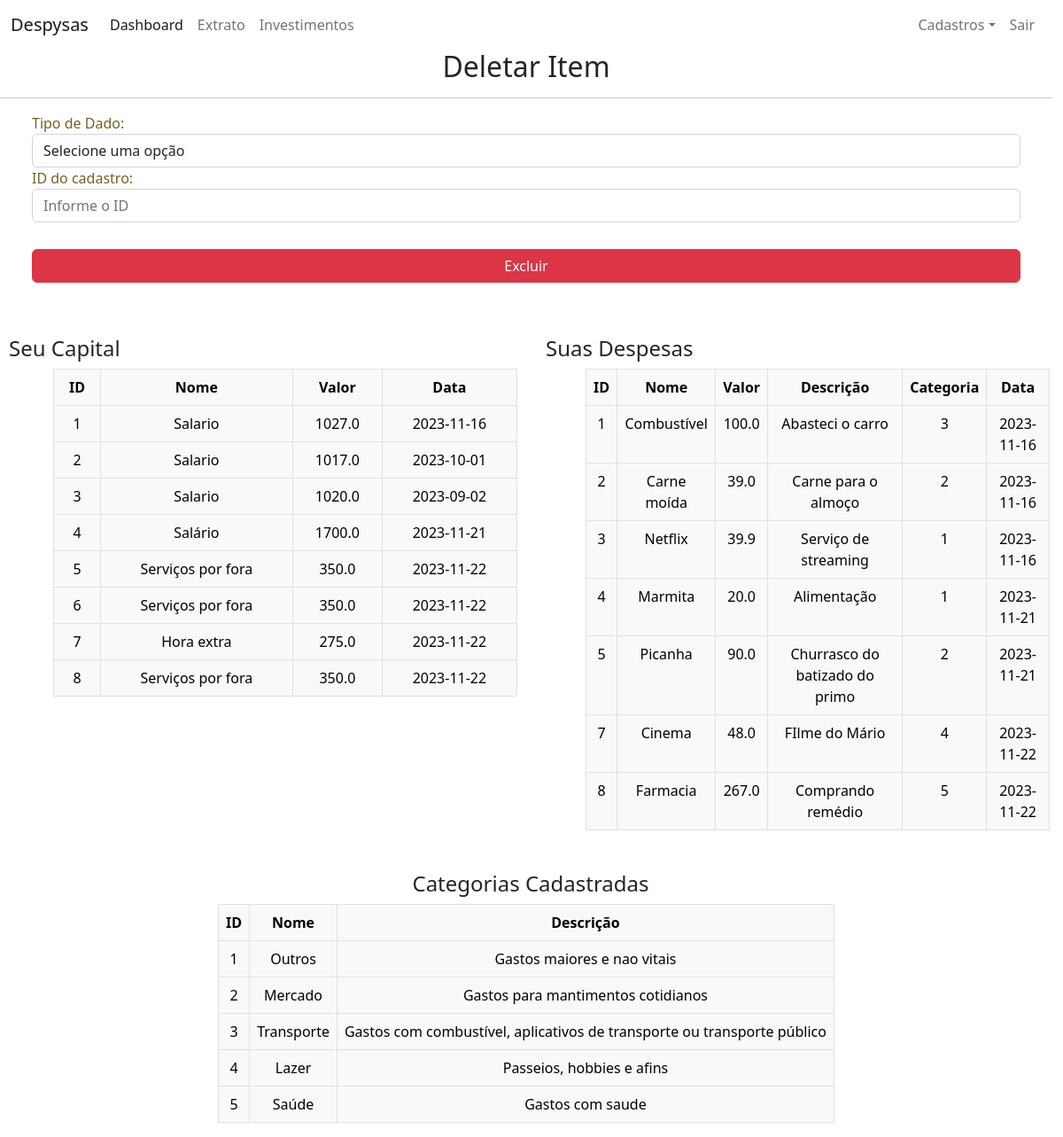
/deletar (signed in), run on the app's committed database.
### despysas/models.py (models this page shows)
class Capitais(db.Model):
    id = db.Column(db.Integer, primary_key=True)
    nome = db.Column(db.String(length=30), nullable=False)
    valor = db.Column(db.Float, nullable=False)
    data = db.Column(db.Date, default=date.today(), nullable=True)

class Despesas(db.Model):
    id = db.Column(db.Integer, primary_key=True)
    nome = db.Column(db.String(length=30), nullable=False)
    valor = db.Column(db.Float, nullable=False)
    descricao = db.Column(db.String(length=500), nullable=False)
    categoria = db.Column(db.Integer, db.ForeignKey('categorias.id'), nullable=False)
    data = db.Column(db.Date, default=date.today(), nullable=True)

class Categorias(db.Model):
    id = db.Column(db.Integer, primary_key=True)
    nome = db.Column(db.String(length=30), nullable=False)
    descricao = db.Column(db.String(length=500), nullable=False)
    despesas = db.relationship('Despesas', backref='categoria_despesas', lazy=True)

### despysas/routes.py (the view, shortened to what this page needs)
@app.route('/deletar', methods=['GET', 'POST'])
def page_deletar():
    form = Deletar()
    form.tabela.choices = [('','Selecione uma opção'), (1,'Capitais'), (2,'Despesas'), (3,"Categorias")]
    tabela = form.tabela.data
    return render_template('deletar.html', capital=Capitais.query.all(), despesa=Despesas.query.all(), categoria=Categorias.query.all(), form=form)

### despysas/forms.py
class Deletar(FlaskForm):
    id = IntegerField(label="ID do cadastro:", validators=[DataRequired()])
    tabela = SelectField(label="Tipo de Dado:", choices=[], validators=[InputRequired(message='Por favor, selecione uma opção')])
    submit = SubmitField(label="Excluir")

### despysas/models.py (called while the page is built)
@login_manager.user_loader
def load_user(user_id):
    return Users.query.get(int(user_id))

### despysas/templates/deletar.html (shortened to what this page needs)
{% extends 'base.html' %}
{% block content %}
    <h2 style="text-align: center;">Deletar Item</h2>
    <hr>
    <div class="container">
        <form method="POST" class="form-register" style="color: #736222;">
            {{ form.tabela.label() }}
            {{ form.tabela(class="form-control")}}
            {{ form.id.label() }}
            {{ form.id(class="form-control", placeholder="Informe o ID")}}
            <div class="d-grid" style="padding-top: 30px; padding-bottom: 50px;">
                {{ form.submit(class="btn btn-md btn-danger")}}
            </div>
        </form>
    </div>
    <div class="row">
        <div class="col-sm-6">
            <h4 style="margin-left: 10px; margin-top: 10px;">Seu Capital</h4>
            <table class="table table-hover table-bordered table-light" style="max-width: 90%; text-align: center; margin-left: 60px;">
                <thead>
                    <th scope="col">ID</th>
                    <th scope="col">Nome</th>
                    <th scope="col">Valor</th>
                    <th scope="col">Data</th>
                </thead>
                <tbody>
                    {% for item in capital %}
                    <tr>
                        <td>{{item.id}}</td>
                        <td>{{item.nome}}</td>
                        <td>{{item.valor}}</td>
                        <td>{{item.data}}</td>
                    </tr>
                    {% endfor %}
                </tbody>
            </table>
        </div>
        <div class="col-sm-6">
            <h4 style="margin-left: 10px; margin-top: 10px;">Suas Despesas</h4>
            <table class="table table-hover table-bordered table-light" style="max-width: 90%; text-align: center; margin-left: 55px;">
                <thead>
                    <th scope="col">ID</th>
                    <th scope="col">Nome</th>
                    <th scope="col">Valor</th>
                    <th scope="col">Descrição</th>
                    <th scope="col">Categoria</th>
                    <th scope="col">Data</th>
                </thead>
                <tbody>
                    {% for item in despesa %}
                    <tr>
                        <td>{{item.id}}</td>
                        <td>{{item.nome}}</td>
                        <td>{{item.valor}}</td>
                        <td>{{item.descricao}}</td>
                        <td>{{item.categoria}}</td>
                        <td>{{item.data}}</td>
                    </tr>
                    {% endfor %}
                </tbody>
            </table>
        </div>
    </div>
    <div class="row" style="display: flex; justify-content: center; text-align: center;">
            <h4 style="margin-left: 10px; margin-top: 30px;">Categorias Cadastradas</h4>
            <table class="table table-hover table-bordered table-light" style="max-width: fit-content;">
                <thead>
                    <th scope="col">ID</th>
                    <th scope="col">Nome</th>
                    <th scope="col">Descrição</th>
                </thead>
                <tbody>
                    {% for item in categoria %}
                    <tr>
                        <td>{{item.id}}</td>
                        <td>{{item.nome}}</td>
                        <td>{{item.descricao}}</td>
                    </tr>
                    {% endfor %}
                </tbody>
            </table>
    </div>
{% endblock %}

### despysas/templates/base.html (style rules this page uses)
html, body { height: 100%; margin: 0; max-width: 100%; padding: 0; }
body { background-image: url("/static/background.jpg"); background: #fdc700; background: -moz-linear-gradient(top, #fff 0%, #fdc700 100%); background: -webkit-gradient(linear, left top, left bottom, color-stop(0%, #633535), color-stop(100%, #943bea)); background: -webkit-linear-gradient(top, #FAF844 10%, #DEAA3C 100%); background: -o-linear-gradient(top, #DEAA3C 0%, #fdc700 100%); background: -ms-linear-gradient(top, #554d4d 0%, #F5D14E 100%); background: linear-gradient(to bottom, #ffffff 0%, #ffffff 100%); }

### data on the page
Capitais: id "1", nome "Salario", valor "1027.0", data "2023-11-16"
Capitais: id "2", nome "Salario", valor "1017.0", data "2023-10-01"
Capitais: id "3", nome "Salario", valor "1020.0", data "2023-09-02"
Capitais: id "4", nome "Salário", valor "1700.0", data "2023-11-21"
Capitais: id "5", nome "Serviços por fora", valor "350.0", data "2023-11-22"
Capitais: id "6", nome "Serviços por fora", valor "350.0", data "2023-11-22"
Capitais: id "7", nome "Hora extra", valor "275.0", data "2023-11-22"
Capitais: id "8", nome "Serviços por fora", valor "350.0", data "2023-11-22"
Despesas: id "1", nome "Combustível", valor "100.0", descricao "Abasteci o carro", categoria "3", data "2023-11-16"
Despesas: id "2", nome "Carne moída", valor "39.0", descricao "Carne para o almoço", categoria "2", data "2023-11-16"
Despesas: id "3", nome "Netflix", valor "39.9", descricao "Serviço de streaming", categoria "1", data "2023-11-16"
Despesas: id "4", nome "Marmita", valor "20.0", descricao "Alimentação", categoria "1", data "2023-11-21"
Despesas: id "5", nome "Picanha", valor "90.0", descricao "Churrasco do batizado do primo", categoria "2", data "2023-11-21"
Despesas: id "7", nome "Cinema", valor "48.0", descricao "FIlme do Mário", categoria "4", data "2023-11-22"
Despesas: id "8", nome "Farmacia", valor "267.0", descricao "Comprando remédio", categoria "5", data "2023-11-22"
Categorias: id "1", nome "Outros", descricao "Gastos maiores e nao vitais"
Categorias: id "2", nome "Mercado", descricao "Gastos para mantimentos cotidianos"
Categorias: id "3", nome "Transporte", descricao "Gastos com combustível, aplicativos de transporte ou transporte público"
Categorias: id "4", nome "Lazer", descricao "Passeios, hobbies e afins"
Categorias: id "5", nome "Saúde", descricao "Gastos com saude"
